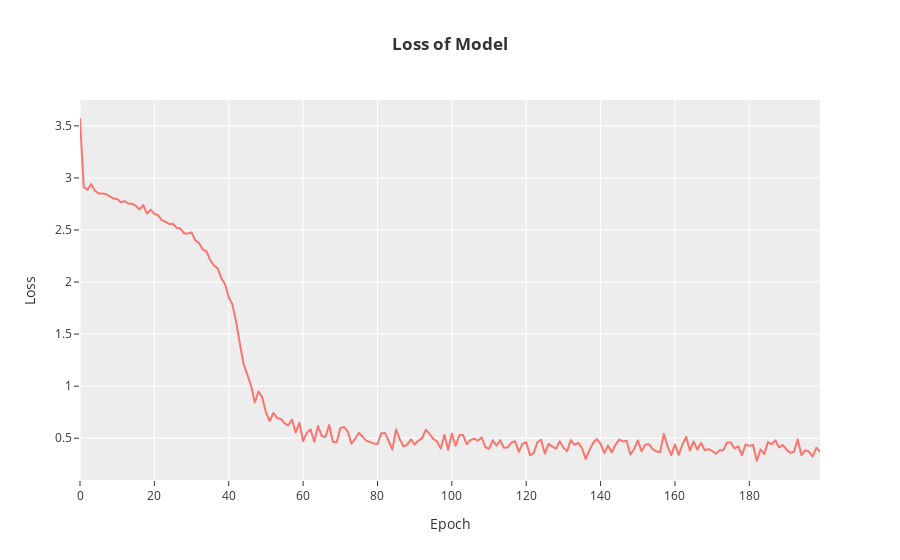

The code cell stored with this chart in its notebook:
### Code cell
import plotly.graph_objects as go

fig = go.Figure( )
fig.add_trace(go.Scattergl(y=history.history['loss'],
                           name='loss'))
fig.update_layout(title="<b>Loss of Model</b>",
                  xaxis_title='Epoch',
                  yaxis_title='Loss',
                  template='ggplot2')
fig.show( )

### Figure 1 — Plotly figure (JSON) as saved in the notebook; plotly's stock layout.template omitted (floating-point values rounded to 4 significant figures; data arrays with more than 128 entries replaced by an {"elided": "..."} marker saying what was removed)
{"data": [{"name": "loss", "type": "scattergl", "y": {"elided": "200 float values"}}], "layout": {"title": {"text": "<b>Loss of Model</b>"}, "xaxis": {"title": {"text": "Epoch"}}, "yaxis": {"title": {"text": "Loss"}}}}
